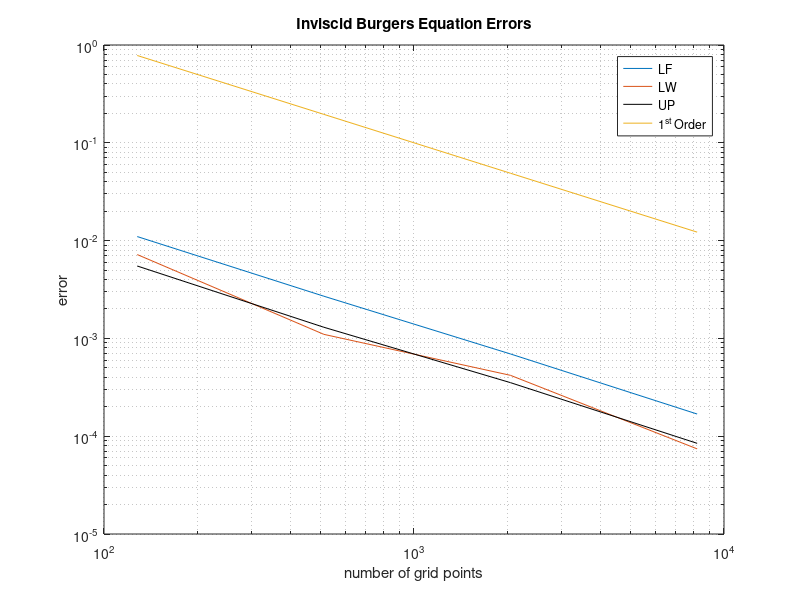

The MATLAB script that drew this image:
close all
loglog([128 512 2048 8192],[0.0110  0.0027 6.9318e-04 1.6856e-04])
hold on
loglog([128 512 2048 8192],[0.0072 0.0011 4.1909e-04 7.4202e-05])
loglog([128 512 2048 8192],[0.0055 0.0013 3.5274e-04 8.4549e-05],'k')
%loglog([1000 2000 4000 8000],[3.06470e-01 1.94113e-01 1.12615e-01 6.13476e-02])
loglog([128 512 2048 8192],1e2*[1/128 1/512 1/2048 1/8192])
%loglog([1000 2000 4000 8000],1e3*[1/1000^2 1/2000^2 1/4000^2 1/8000^2])

legend 'LF' 'LW' 'UP' '1^{st} Order' 
xlabel 'number of grid points'
ylabel 'error'
title 'Inviscid Burgers Equation Errors'
grid minor

